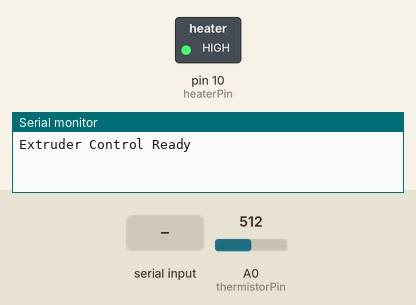
This sketch was run on a simulated Arduino Uno, built with avr-gcc and run on an emulated ATmega328P. Parts: switched loads named in the sketch (green lamp = pin HIGH), the last lines printed to the serial monitor. Inputs (shaded band) come from the test bench; at power-on: A0 (thermistorPin) = 512.

Above: at 1.2 s.
1.3 s: "T90\n" received over Serial
At 2.3 s:
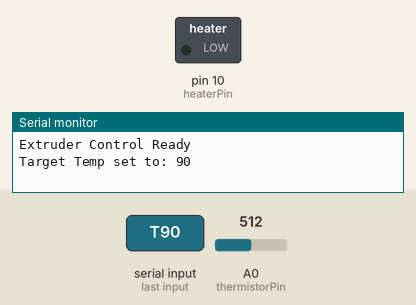
4.3 s: A0 (thermistorPin) set to 265
5.8 s: A0 (thermistorPin) set to 238
At 6.9 s:
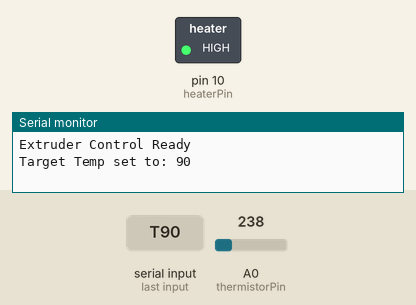
7.3 s: A0 (thermistorPin) set to 260
At 8.0 s:
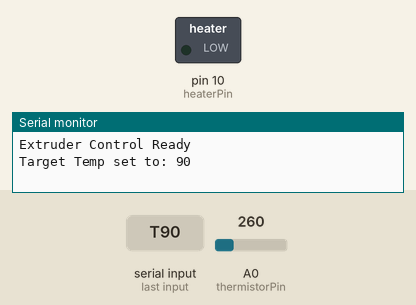
Timing chart, 0 to 10.3 s (numbered marks = the images above; inputs shaded):
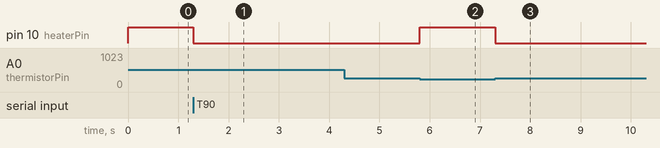

Measured:
- the behaviour switches between 256 and 255 on A0 (thermistorPin) (found by bisection; images 1 and 2)
- after the input at 1.3 s, pin 10 (heaterPin): HIGH → LOW at once
- after the input at 4.3 s, every drawn part: stays the same
- after the input at 5.8 s, pin 10 (heaterPin): LOW → HIGH at once
- after the input at 7.3 s, pin 10 (heaterPin): HIGH → LOW at once

The sketch:

Marlin.ino
```cpp
/*
  ExtruderControl.ino
  Lightweight firmware for aerial 3D printing extruder
  - Communicates with Raspberry Pi over Serial
  - Controls stepper motor for filament feed
  - Controls heater for hotend
  - Includes basic safety checks
*/

#include <AccelStepper.h>

// -------------------- Pin Definitions --------------------
const int dirPin = 4;       // Stepper direction pin
const int stepPin = 5;      // Stepper step pin
const int heaterPin = 10;   // MOSFET for heater cartridge
const int thermistorPin = A0; // Thermistor input pin

// -------------------- Motor Setup --------------------
AccelStepper extruderMotor(AccelStepper::DRIVER, stepPin, dirPin);

// -------------------- Temperature Config --------------------
const int minTemp = 180;   // °C - nozzle must reach before extrusion
const int maxTemp = 250;   // °C - safety cutoff
int targetTemp = 200;      // Default target temperature

// -------------------- Functions --------------------

// Dummy conversion: replace with thermistor lookup/Steinhart-Hart
int readTemp() {
  int raw = analogRead(thermistorPin);
  return map(raw, 0, 1023, 20, 300);  // approx conversion
}

void heatControl() {
  int temp = readTemp();
  if (temp < targetTemp && temp < maxTemp) {
    digitalWrite(heaterPin, HIGH);  // turn heater ON
  } else {
    digitalWrite(heaterPin, LOW);   // turn heater OFF
  }
}

// -------------------- Setup --------------------
void setup() {
  Serial.begin(115200);   // Communication with Raspberry Pi
  pinMode(heaterPin, OUTPUT);
  digitalWrite(heaterPin, LOW);

  extruderMotor.setMaxSpeed(1000);      // steps/sec
  extruderMotor.setAcceleration(500);   // steps/sec^2

  Serial.println("Extruder Control Ready");
}

// -------------------- Main Loop --------------------
void loop() {
  heatControl();

  if (Serial.available() > 0) {
    String command = Serial.readStringUntil('\n');

    // Extrude command: E<number>
    if (command.startsWith("E")) {
      int steps = command.substring(1).toInt();
      if (readTemp() >= minTemp) {   // Only extrude if hot
        extruderMotor.move(steps);
        while (extruderMotor.distanceToGo() != 0) {
          extruderMotor.run();
        }
        Serial.println("Extrusion Done");
      } else {
        Serial.println("Error: Nozzle not hot enough!");
      }
    }

    // Set target temperature: T<number>
    else if (command.startsWith("T")) {
      targetTemp = command.substring(1).toInt();
      Serial.print("Target Temp set to: ");
      Serial.println(targetTemp);
    }

    // Emergency Stop: S
    else if (command.startsWith("S")) {
      extruderMotor.stop();
      digitalWrite(heaterPin, LOW);
      Serial.println("Emergency Stop Activated!");
    }
  }
}
```
